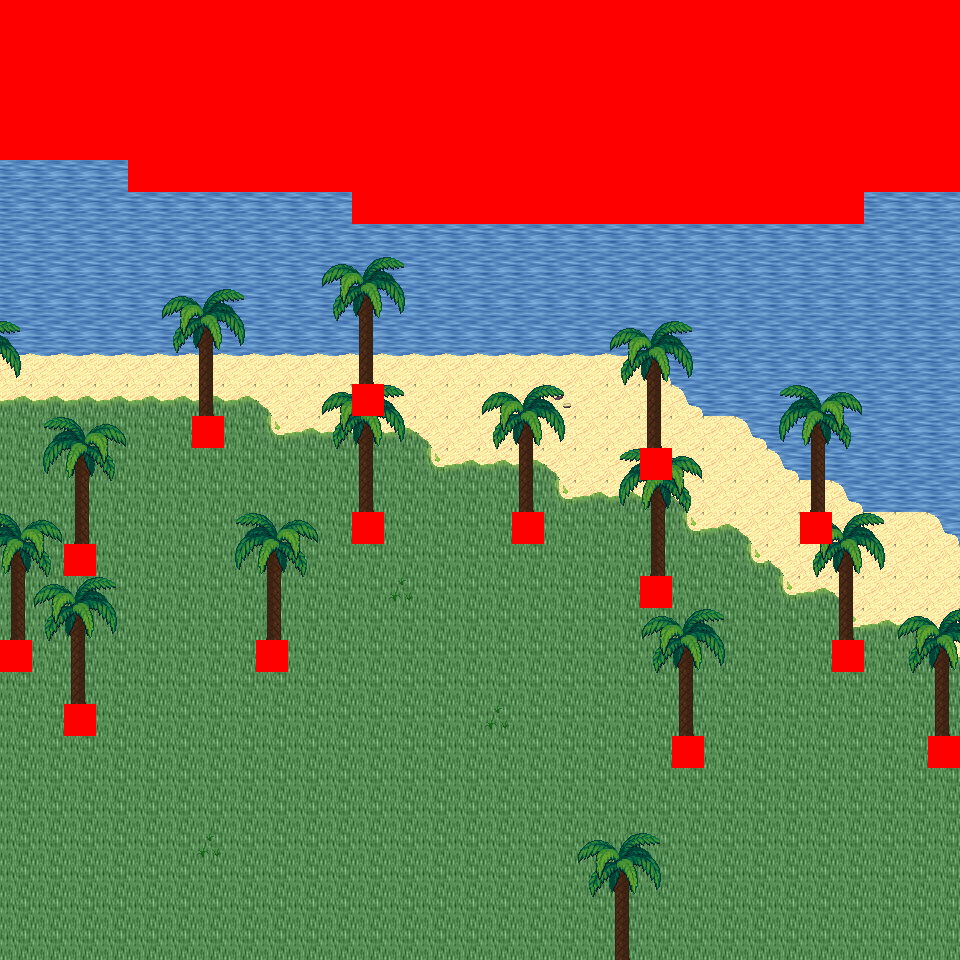

A 2D game scene composited from a Tiled map and its tileset images. What follows is a short description and the map's XML, with each tile layer's data collapsed to a summary:
An orthogonal 30x30 tile map with 32x32 px tiles, 6 tile layers (Ground, Object, Object2, Above, ...), 27 tilesets and 5 objects (5x mapExit).

<map version="1.0" orientation="orthogonal" renderorder="right-down" width="30" height="30" tilewidth="32" tileheight="32" nextobjectid="6">
  <tileset firstgid="1" name="tileset_logic_collision" tilewidth="32" tileheight="32" tilecount="1" columns="1">
    <image source="../drawable/tileset_logic_collision.png" width="32" height="32" />
  </tileset>
  <tileset firstgid="2" name="tileset_ground_ground" tilewidth="32" tileheight="32" tilecount="33" columns="3">
    <image source="../drawable/tileset_ground_ground.png" width="96" height="352" />
  </tileset>
  <tileset firstgid="35" name="tileset_ground_water_pool" tilewidth="32" tileheight="32" tilecount="72" columns="3">
    <image source="../drawable/tileset_ground_water_pool.png" width="96" height="768" />
  </tileset>
  <tileset firstgid="107" name="tileset_ground_water_pool_corners" tilewidth="32" tileheight="32" tilecount="72" columns="3">
    <image source="../drawable/tileset_ground_water_pool_corners.png" width="96" height="768" />
  </tileset>
  <tileset firstgid="179" name="tileset_ground_grass_edges" tilewidth="32" tileheight="32" tilecount="36" columns="12">
    <image source="../drawable/tileset_ground_grass_edges.png" width="384" height="96" />
  </tileset>
  <tileset firstgid="215" name="tileset_plant_grasses" tilewidth="32" tileheight="32" tilecount="6" columns="3">
    <image source="../drawable/tileset_plant_grasses.png" width="96" height="64" />
  </tileset>
  <tileset firstgid="221" name="tileset_ground_grass_corners" tilewidth="32" tileheight="32" tilecount="24" columns="6">
    <image source="../drawable/tileset_ground_grass_corners.png" width="192" height="128" />
  </tileset>
  <tileset firstgid="245" name="tileset_plant_flower_daisy_white" tilewidth="32" tileheight="32" tilecount="8" columns="2">
    <image source="../drawable/tileset_plant_flower_daisy_white.png" width="64" height="128" />
  </tileset>
  <tileset firstgid="253" name="tileset_item_corpse_huge_animal" tilewidth="32" tileheight="32" tilecount="16" columns="2">
    <image source="../drawable/tileset_item_corpse_huge_animal.png" width="64" height="256" />
  </tileset>
  <tileset firstgid="269" name="tileset_plant_cactus" tilewidth="32" tileheight="32" tilecount="2" columns="1">
    <image source="../drawable/tileset_plant_cactus.png" width="32" height="64" />
  </tileset>
  <tileset firstgid="271" name="tileset_item_corpse_skull_pale" tilewidth="32" tileheight="32" tilecount="2" columns="2">
    <image source="../drawable/tileset_item_corpse_skull_pale.png" width="64" height="32" />
  </tileset>
  <tileset firstgid="273" name="tileset_logic_creature_animal" tilewidth="32" tileheight="32" tilecount="32" columns="8">
    <image source="../drawable/tileset_logic_creature_animal.png" width="256" height="128" />
  </tileset>
  <tileset firstgid="305" name="tileset_logic_creature_golem" tilewidth="32" tileheight="32" tilecount="4" columns="4">
    <image source="../drawable/tileset_logic_creature_golem.png" width="128" height="32" />
  </tileset>
  <tileset firstgid="309" name="tileset_logic_creature_elemental" tilewidth="32" tileheight="32" tilecount="16" columns="8">
    <image source="../drawable/tileset_logic_creature_elemental.png" width="256" height="64" />
  </tileset>
  <tileset firstgid="325" name="tileset_ground_water_pool_deep" tilewidth="32" tileheight="32" tilecount="72" columns="3">
    <image source="../drawable/tileset_ground_water_pool_deep.png" width="96" height="768" />
  </tileset>
  <tileset firstgid="397" name="tileset_plant_tree_palm_trees" tilewidth="32" tileheight="32" tilecount="40" columns="4">
    <image source="../drawable/tileset_plant_tree_palm_trees.png" width="128" height="320" />
  </tileset>
  <tileset firstgid="437" name="tileset_building_roof_straw" tilewidth="32" tileheight="32" tilecount="20" columns="5">
    <image source="../drawable/tileset_building_roof_straw.png" width="160" height="128" />
  </tileset>
  <tileset firstgid="457" name="tileset_item_sign_large" tilewidth="32" tileheight="32" tilecount="15" columns="5">
    <image source="../drawable/tileset_item_sign_large.png" width="160" height="96" />
  </tileset>
  <tileset firstgid="472" name="tileset_item_campfires" tilewidth="32" tileheight="32" tilecount="2" columns="2">
    <image source="../drawable/tileset_item_campfires.png" width="64" height="32" />
  </tileset>
  <tileset firstgid="474" name="tileset_item_firewood" tilewidth="32" tileheight="32" tilecount="12" columns="3">
    <image source="../drawable/tileset_item_firewood.png" width="96" height="128" />
  </tileset>
  <tileset firstgid="486" name="tileset_logic_item_corn" tilewidth="32" tileheight="32" tilecount="5" columns="5">
    <image source="../drawable/tileset_logic_item_corn.png" width="160" height="32" />
  </tileset>
  <tileset firstgid="491" name="tileset_plant_tree_umbrella_thorn" tilewidth="32" tileheight="32" tilecount="18" columns="6">
    <image source="../drawable/tileset_plant_tree_umbrella_thorn.png" width="192" height="96" />
  </tileset>
  <tileset firstgid="509" name="tileset_logic_item_fruits" tilewidth="32" tileheight="32" tilecount="16" columns="8">
    <image source="../drawable/tileset_logic_item_fruits.png" width="256" height="64" />
  </tileset>
  <tileset firstgid="525" name="tileset_ground_sand_2" tilewidth="32" tileheight="32" tilecount="15" columns="5">
    <image source="../drawable/tileset_ground_sand_2.png" width="160" height="96" />
  </tileset>
  <tileset firstgid="540" name="tileset_ground_sand_1" tilewidth="32" tileheight="32" tilecount="10" columns="2">
    <image source="../drawable/tileset_ground_sand_1.png" width="64" height="160" />
  </tileset>
  <tileset firstgid="550" name="tileset_logic_creature_reptile" tilewidth="32" tileheight="32" tilecount="7" columns="7">
    <image source="../drawable/tileset_logic_creature_reptile.png" width="224" height="32" />
  </tileset>
  <tileset firstgid="557" name="tileset_logic_creature_human_cannibal" tilewidth="32" tileheight="32" tilecount="4" columns="4">
    <image source="../drawable/tileset_logic_creature_human_cannibal.png" width="128" height="32" />
  </tileset>
  <layer name="Ground" width="30" height="30">
    <data>[900 cells, 900 non-empty, 12 distinct tile ids]</data>
  </layer>
  <layer name="Object" width="30" height="30">
    <data>[900 cells, 95 non-empty, 10 distinct tile ids]</data>
  </layer>
  <layer name="Object2" width="30" height="30">
    <data>[900 cells, 0 non-empty, 0 distinct tile ids]</data>
  </layer>
  <layer name="Above" width="30" height="30">
    <data>[900 cells, 201 non-empty, 28 distinct tile ids]</data>
  </layer>
  <layer name="Above2" width="30" height="30">
    <data>[900 cells, 6 non-empty, 6 distinct tile ids]</data>
  </layer>
  <layer name="Walkable" width="30" height="30">
    <data>[900 cells, 206 non-empty, 1 distinct tile ids]</data>
  </layer>
  <objectgroup name="MapEvents">
    <object id="1" name="south" type="mapExit" x="0" y="928" width="960" height="32">
      <properties>
        <property name="map" value="level_0_x274_y94" />
        <property name="x" value="0" />
        <property name="y" value="1" />
      </properties>
    </object>
    <object id="2" name="west" type="mapExit" x="0" y="160" width="32" height="480">
      <properties>
        <property name="map" value="level_0_x273_y93" />
        <property name="x" value="28" />
        <property name="y" value="5" />
      </properties>
    </object>
    <object id="3" name="west2" type="mapExit" x="0" y="672" width="32" height="288">
      <properties>
        <property name="map" value="level_0_x273_y93" />
        <property name="x" value="28" />
        <property name="y" value="21" />
      </properties>
    </object>
    </objectgroup>
</map>
<!-- 2 of 5 objects omitted -->
